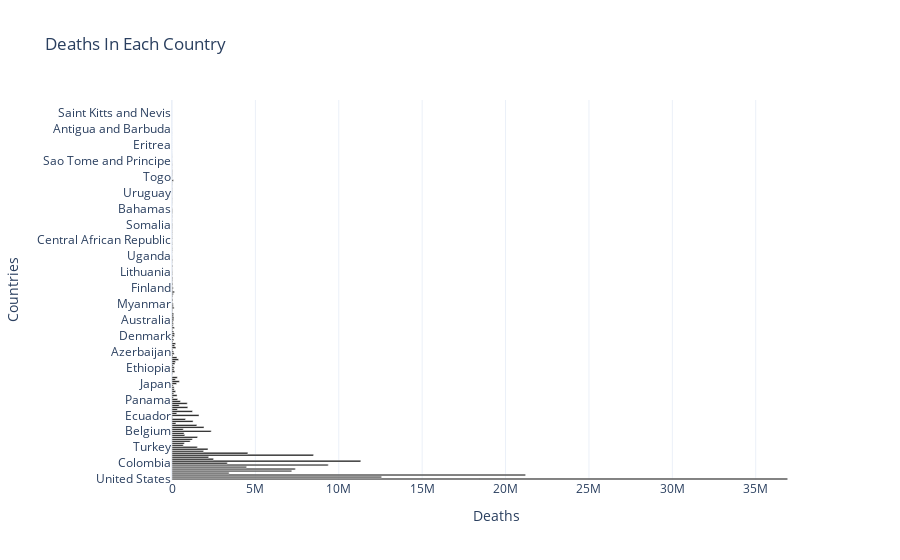

The notebook cell saved with this chart:
### Code cell
fig = go.Figure(go.Bar(
            x=data_per_country['total_deaths'],
            y=data_per_country['location'],
            orientation='h',
            marker_color='black',))
fig.update_layout(
    title='Deaths In Each Country',
    template='plotly_white',
    xaxis_title="Deaths",
    yaxis_title="Countries",
)

fig.show()

### Figure 1 — Plotly figure (JSON) as saved in the notebook; plotly's stock layout.template omitted (floating-point values rounded to 4 significant figures; data arrays with more than 128 entries replaced by an {"elided": "..."} marker saying what was removed)
{"data": [{"marker": {"color": "black"}, "orientation": "h", "type": "bar", "x": {"elided": "191 int values"}, "y": {"elided": "191 str values"}}], "layout": {"title": {"text": "Deaths In Each Country"}, "xaxis": {"title": {"text": "Deaths"}}, "yaxis": {"title": {"text": "Countries"}}}}
